Frame 1 (no input): blank canvas, image omitted
Frame 60 (the mouse pressed at the canvas centre just before this capture): blank canvas, image omitted
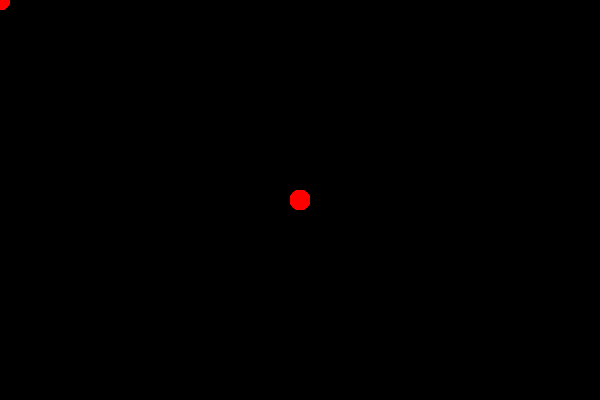
Frame 120 (the mouse held since frame 60 and released just before this capture)

The Processing sketch whose frames 1 and 60 were blank and that drew this single picture after the mouse press (run headless with seeded random() and noise(); from frame 60 on, the mouse is pressed at the canvas centre):

// Processing sketch: sketch_05_ex2_buffering
// ── sketch_05_ex2_buffering.pde
PGraphics buffer;

void setup() {
  size(600, 400);
  buffer = createGraphics(width, height);
  
  // Inicializamos el buffer con un fondo negro
  buffer.beginDraw();
  buffer.background(0);
  buffer.endDraw();
}

void draw() {
  buffer.beginDraw();
  buffer.fill(255, 0, 0);
  buffer.noStroke();
  // En cada frame, dibuja un círculo en la posición del mouse
  buffer.ellipse(mouseX, mouseY, 20, 20);
  buffer.endDraw();
  
  // Mostrar el buffer acumulado en pantalla
  image(buffer, 0, 0);
}
